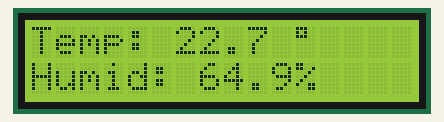
The sketch below on a simulated Arduino Uno, built with avr-gcc and run on an emulated ATmega328P. On the bench: 16×2 character LCD. Random numbers use the default seed unless the sketch sets one; what the sketch prints to the serial monitor is not drawn.

Above: at 0.2 s.
At 4.2 s:
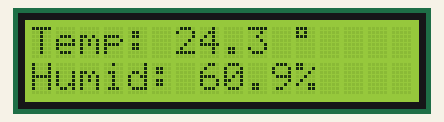
At 9.2 s:
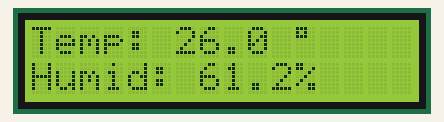
At 19.4 s:
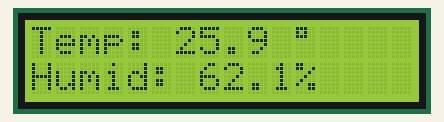
At 28.5 s:
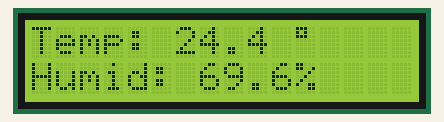
At 38.6 s:
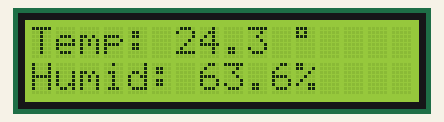

The sketch:

02_lcd_dynamic.ino
```cpp
/*
 * 第四組：螢幕顯示組
 * 範例 2：LCD 動態更新顯示
 *
 * 學習重點：
 * - 變數顯示
 * - 格式化輸出
 * - 畫面更新技巧（避免閃爍）
 */

#include <Wire.h>
#include <LiquidCrystal_I2C.h>

#define LCD_ADDRESS 0x27
#define LCD_COLS 16
#define LCD_ROWS 2

LiquidCrystal_I2C lcd(LCD_ADDRESS, LCD_COLS, LCD_ROWS);

// 模擬感測器資料
float temperature = 25.0;
float humidity = 65.0;
int counter = 0;

void setup() {
  Serial.begin(9600);
  Serial.println("=== LCD 動態更新測試 ===");

  lcd.init();
  lcd.backlight();

  // 顯示固定文字部分
  lcd.setCursor(0, 0);
  lcd.print("Temp:      C");
  lcd.setCursor(0, 1);
  lcd.print("Humid:     %");

  // 顯示溫度符號
  lcd.setCursor(11, 0);
  lcd.print((char)223);  // 度數符號 °
}

void loop() {
  // 模擬感測器變化
  temperature = 25.0 + random(-30, 30) / 10.0;  // 22.0-28.0
  humidity = 65.0 + random(-50, 50) / 10.0;     // 60.0-70.0
  counter++;

  // 只更新數字部分，避免閃爍
  updateTemperature(temperature);
  updateHumidity(humidity);

  // 序列埠顯示
  Serial.print("Update #");
  Serial.print(counter);
  Serial.print(" | Temp: ");
  Serial.print(temperature);
  Serial.print("C | Humid: ");
  Serial.print(humidity);
  Serial.println("%");

  delay(1000);
}

// 更新溫度顯示
void updateTemperature(float temp) {
  lcd.setCursor(6, 0);

  // 格式化：固定寬度，避免殘留字元
  if (temp < 10.0) {
    lcd.print(" ");  // 補空格對齊
  }
  lcd.print(temp, 1);  // 顯示一位小數
}

// 更新濕度顯示
void updateHumidity(float humid) {
  lcd.setCursor(7, 1);

  if (humid < 10.0) {
    lcd.print(" ");
  }
  lcd.print(humid, 1);
}

/*
 * 知識補充：
 *
 * 避免畫面閃爍的技巧：
 *
 * 不好的做法（會閃爍）：
 * void loop() {
 *   lcd.clear();           // 清除整個畫面
 *   lcd.setCursor(0, 0);
 *   lcd.print("Temp: ");
 *   lcd.print(temp);       // 每次都重畫
 *   delay(500);
 * }
 *
 * 好的做法（不閃爍）：
 * void setup() {
 *   lcd.print("Temp:     ");  // 固定文字只寫一次
 * }
 * void loop() {
 *   lcd.setCursor(6, 0);     // 只移動到數字位置
 *   lcd.print(temp);         // 只更新變化的部分
 *   delay(500);
 * }
 *
 * 格式化數字的技巧：
 *
 * 1. 固定小數位數：
 *    lcd.print(25.567, 2);  // 顯示 "25.57"
 *
 * 2. 補空格對齊：
 *    if (num < 10) lcd.print(" ");
 *    if (num < 100) lcd.print(" ");
 *    lcd.print(num);
 *
 * 3. 清除殘留字元：
 *    lcd.print("    ");  // 先用空格清除
 *    lcd.setCursor(x, y);
 *    lcd.print(num);
 *
 * 練習題：
 * 1. 加入第三行顯示計數器
 * 2. 溫度超過 27 度時閃爍警告
 * 3. 加入實際的感測器（如 DHT11）
 */
```

Measured:
- what the display in image 1 shows lasts 1.1 s, from 4.1 s to 5.2 s
